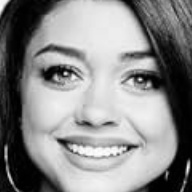
#> input picture dataset/Haley Dunphy/13.jpg, 192 x 192 px
$ python generate_haley_results.py
#> lines starting #> are read from the running program, lines starting #| are printed output that depends on the picture
"""
Generate Algorithm Results for Haley Dunphy
- Eigenfaces: Mean face + Principal Components (PCA result)
- LBPH: LBP patterns and histogram extraction (LBPH process)
"""

import cv2
import numpy as np
import matplotlib.pyplot as plt
import os
from face_training_eigen import load_eigenfaces_model


def compute_lbp_image(image):
    """Compute LBP pattern for visualization"""
    height, width = image.shape
    lbp_image = np.zeros((height-2, width-2), dtype=np.uint8)

    for i in range(1, height-1):
        for j in range(1, width-1):
            center = image[i, j]
            neighbors = [
                image[i-1, j-1], image[i-1, j], image[i-1, j+1],
                image[i, j+1], image[i+1, j+1], image[i+1, j],
                image[i+1, j-1], image[i, j-1]
            ]
            binary_string = ''.join(['1' if n >= center else '0' for n in neighbors])
            lbp_value = int(binary_string, 2)
            lbp_image[i-1, j-1] = lbp_value

    return lbp_image


def extract_histogram(lbp_image):
    """Extract histogram for visualization"""
    hist = cv2.calcHist([lbp_image], [0], None, [256], [0, 256])
    return hist.flatten()


def generate_haley_eigenfaces():
    """Generate Eigenfaces visualization for Haley"""
    print("\n[1/2] Generating Eigenfaces (PCA) Result for Haley...")

    model_path = '../trainer/trainer_eigen.pkl'
    if not os.path.exists(model_path):
        model_path = 'trainer/trainer_eigen.pkl'

    if not os.path.exists(model_path):
        print("[ERROR] Eigenfaces model not found. Train the model first.")
        return None

    model = load_eigenfaces_model(model_path)
    if model is None or not model.person_models:
        print("[ERROR] Failed to load Eigenfaces model.")
        return None

    # Find Haley's ID
    haley_id = None
    for person_id, data in model.person_models.items():
        if 'Haley' in data['person_name']:
            haley_id = person_id
            break

    if haley_id is None:
        print("[ERROR] Haley not found in Eigenfaces model.")
        return None

    # Get eigenfaces
    mean_face, eigenfaces = model.get_eigenfaces(haley_id, max_components=5)

    if mean_face is None:
        print("[ERROR] Could not get eigenfaces for Haley.")
        return None

    # Create visualization
    fig, axes = plt.subplots(2, 3, figsize=(15, 10))
    fig.suptitle('Eigenfaces (PCA) Result for Haley Dunphy',
                 fontsize=16, fontweight='bold')

    # Mean face (large)
    axes[0, 0].imshow(mean_face, cmap='gray')
    axes[0, 0].set_title('Mean Face\n(Average of all Haley images)',
                         fontsize=12, fontweight='bold')
    axes[0, 0].axis('off')

    # Eigenfaces (principal components)
    for i, eigenface in enumerate(eigenfaces):
        row = (i + 1) // 3
        col = (i + 1) % 3
        axes[row, col].imshow(eigenface, cmap='gray')
        axes[row, col].set_title(f'Eigenface {i+1}\n(Principal Component {i+1})',
                                fontsize=11, fontweight='bold')
        axes[row, col].axis('off')

    plt.tight_layout()

    # Save
    output_dir = '../output_images'
    if not os.path.exists(output_dir):
        output_dir = 'output_images'
        if not os.path.exists(output_dir):
            os.makedirs(output_dir)

    output_path = os.path.join(output_dir, 'haley_eigenfaces_result.png')
    plt.savefig(output_path, dpi=300, bbox_inches='tight')
    plt.close()

    print(f"✓ Saved: {output_path}")
    return output_path


def generate_haley_lbph():
    """Generate LBPH process visualization for Haley"""
    print("\n[2/2] Generating LBPH Result for Haley...")

    # Find Haley's images
    dataset_path = '../dataset/Haley Dunphy'
    if not os.path.exists(dataset_path):
        dataset_path = 'dataset/Haley Dunphy'

    if not os.path.exists(dataset_path):
        print("[ERROR] Haley Dunphy folder not found in dataset")
        return None

    # Get first image
    images = [f for f in os.listdir(dataset_path) if f.endswith('.jpg')]
    if not images:
        print("[ERROR] No images found for Haley")
        return None

    img_path = os.path.join(dataset_path, images[0])
    img = cv2.imread(img_path)
#> img is the input picture: shape (192, 192, 3); min 0, max 255, mean 137.3
    gray = cv2.cvtColor(img, cv2.COLOR_BGR2GRAY)

    # Apply CLAHE
    clahe = cv2.createCLAHE(clipLimit=2.0, tileGridSize=(8, 8))
    enhanced = clahe.apply(gray)
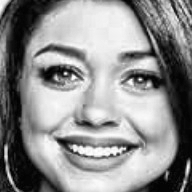
#> enhanced: shape (192, 192); min 1, max 255, mean 141.8
    enhanced = cv2.resize(enhanced, (150, 150))
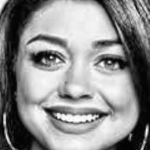
#> enhanced: shape (150, 150); min 2, max 254, mean 141.7

    # Compute LBP
    lbp_image = compute_lbp_image(enhanced)
#> after the loop in compute_lbp_image, `for i in range(1, height-1):`:
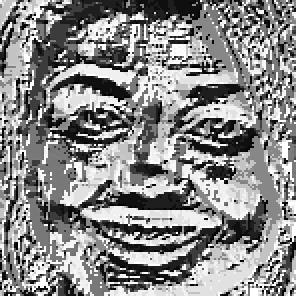
#> lbp_image: shape (148, 148) (shown 2 times larger); min 0, max 255, mean 137.2

    # Extract histogram
    hist = extract_histogram(lbp_image)
#> in extract_histogram, `hist = cv2.calcHist([lbp_image], [0], None, [256], [0, 256])`: hist = 256 values, max 1394 at index 120, min 0 at index 42, mean 85.56

    # Create visualization
    fig, axes = plt.subplots(1, 3, figsize=(15, 5))
    fig.suptitle('LBPH Result for Haley Dunphy', fontsize=16, fontweight='bold')

    # Original preprocessed
    axes[0].imshow(enhanced, cmap='gray')
    axes[0].set_title('1. Preprocessed Face\n(Grayscale + CLAHE)',
                        fontsize=12, fontweight='bold')
    axes[0].axis('off')

    # LBP pattern
    axes[1].imshow(lbp_image, cmap='hot')
    axes[1].set_title('2. LBP Pattern\n(Texture Map)',
                        fontsize=12, fontweight='bold')
    axes[1].axis('off')

    # Histogram
    axes[2].bar(range(256), hist, width=1.0, color='blue', alpha=0.7)
    axes[2].set_title('3. LBP Histogram\n(Feature Vector)',
                        fontsize=12, fontweight='bold')
    axes[2].set_xlabel('LBP Value (0-255)', fontsize=10)
    axes[2].set_ylabel('Frequency', fontsize=10)
    axes[2].grid(alpha=0.3)

    plt.tight_layout()

    # Save
    output_dir = '../output_images'
    if not os.path.exists(output_dir):
        output_dir = 'output_images'
        if not os.path.exists(output_dir):
            os.makedirs(output_dir)

    output_path = os.path.join(output_dir, 'haley_lbph_result.png')
    plt.savefig(output_path, dpi=300, bbox_inches='tight')
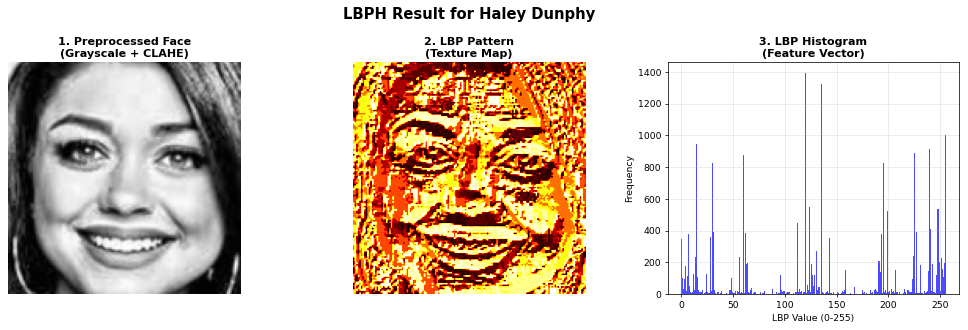
#> figure drawn by matplotlib, 3 panels; panel 3: tallest bar 1394 high, from x = 119.5 to 120.5
    plt.close()

    print(f"✓ Saved: {output_path}")
    return output_path


def main():
    print("="*60)
    print("GENERATING ALGORITHM RESULTS FOR HALEY DUNPHY")
    print("="*60)

    eigen_path = generate_haley_eigenfaces()
    lbph_path = generate_haley_lbph()

    print("\n" + "="*60)
    print("✓ DONE!")
    print("="*60)

    if eigen_path:
        print(f"\nEigenfaces Result: {eigen_path}")
        print("  → Shows mean face + 5 principal components (PCA)")

    if lbph_path:
        print(f"\nLBPH Result: {lbph_path}")
        print("  → Shows LBP pattern + histogram (no 'face' images)")

    print("\n💡 Use these images in your report to show:")
    print("   • What Eigenfaces (PCA) produces: visual face images")
    print("   • What LBPH produces: texture patterns & histograms")


if __name__ == "__main__":
    main()
